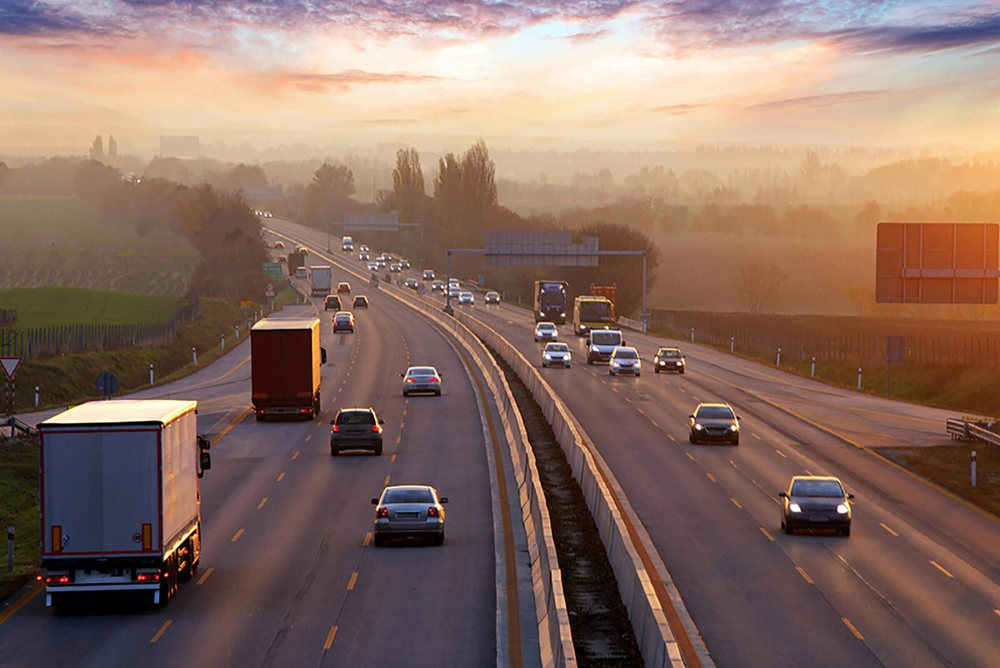
#> input picture Open CV/images/image.png, 1000 x 668 px, shrunk from 2400 x 1603 before the run, found by its file name
$ python t2-negative.py
#> lines starting #> are read from the running program, lines starting #| are printed output that depends on the picture
import cv2
import matplotlib.pyplot as plt

src            = cv2.imread("School Task\images\image.png")
#> src is the input picture: shape (668, 1000, 3); mean B, G, R 98.4, 109.4, 136.3
rgb_image      = cv2.cvtColor(src, cv2.COLOR_BGR2RGB)
gray_image     = cv2.cvtColor(src, cv2.COLOR_BGR2GRAY)
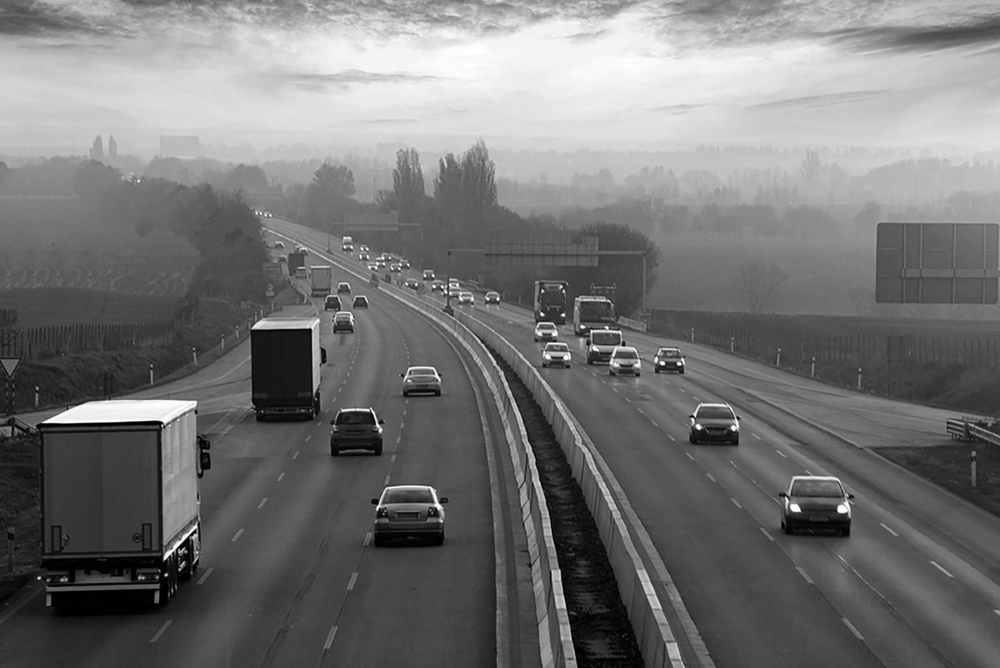
#> gray_image: shape (668, 1000); min 0, max 255, mean 116.2
negative_image = cv2.bitwise_not(gray_image)
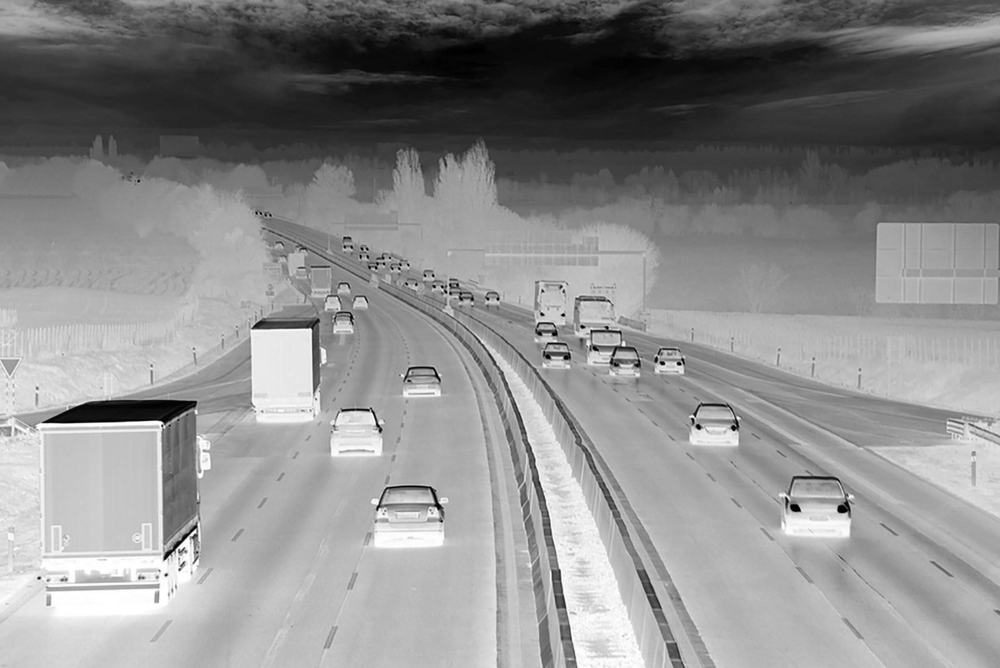
#> negative_image: shape (668, 1000); min 0, max 255, mean 138.8

while True:
    plt.subplot(1, 3, 1)
    plt.imshow(rgb_image)
    plt.title("Original")
    plt.xticks([])
    plt.yticks([])

    plt.subplot(1, 3, 2)
    plt.imshow(gray_image, cmap="gray")
    plt.title("Gray")
    plt.xticks([])
    plt.yticks([])

    plt.subplot(1, 3, 3)
    plt.imshow(negative_image, cmap="gray")
    plt.title("Negative")
    plt.xticks([])
    plt.yticks([])

    plt.show()
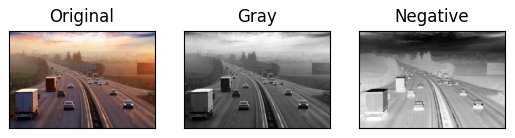
#> figure drawn by matplotlib, 3 panels
    break
